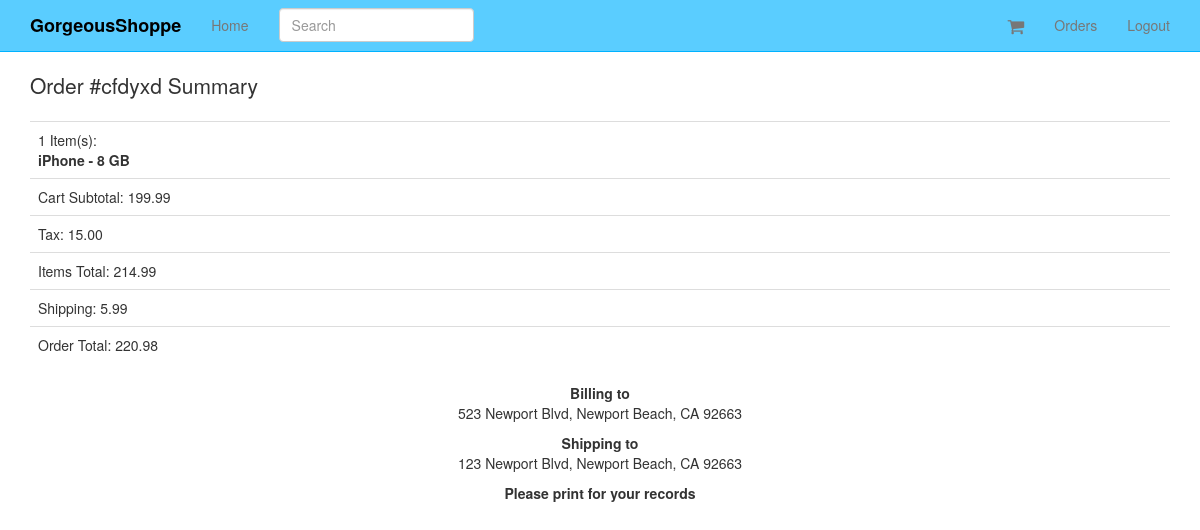
/orders/38/ (signed in), run on the app's committed database.
### orders/models.py (models this page shows, shortened)
class Order(models.Model):
	status = models.CharField(max_length=120, choices=ORDER_STATUS_CHOICES, default='created')
	cart = models.ForeignKey(Cart)
	user = models.ForeignKey(UserCheckout, null=True)
	billing_address = models.ForeignKey(UserAddress, related_name='billing_address', null=True)
	shipping_address = models.ForeignKey(UserAddress, related_name='shipping_address', null=True)
	shipping_total_price = models.DecimalField(max_digits=50, decimal_places=2, default=5.99)
	order_total = models.DecimalField(max_digits=50, decimal_places=2, )
	order_id = models.CharField(max_length=20, null=True, blank=True)
	class Meta:
		ordering = ['-id']

class UserAddress(models.Model):
	user = models.ForeignKey(UserCheckout)
	type = models.CharField(max_length=120, choices=ADDRESS_TYPE)
	street = models.CharField(max_length=120)
	city = models.CharField(max_length=120)
	state = models.CharField(max_length=120)
	zipcode = models.CharField(max_length=120)
	def get_address(self):
		return "%s, %s, %s %s" %(self.street, self.city, self.state, self.zipcode)

### carts/models.py (models this page shows)
class Cart(models.Model):
	user = models.ForeignKey(settings.AUTH_USER_MODEL, null=True, blank=True)
	items = models.ManyToManyField(Variation, through=CartItem)
	timestamp = models.DateTimeField(auto_now_add=True, auto_now=False)
	updated = models.DateTimeField(auto_now_add=False, auto_now=True)
	subtotal = models.DecimalField(max_digits=50, decimal_places=2, default=25.00)
	tax_percentage  = models.DecimalField(max_digits=10, decimal_places=5, default=0.085)
	tax_total = models.DecimalField(max_digits=50, decimal_places=2, default=25.00)
	total = models.DecimalField(max_digits=50, decimal_places=2, default=25.00)
	def __unicode__(self):
		return str(self.id)
	def update_subtotal(self):
		print "updating..."
		subtotal = 0
		items = self.cartitem_set.all()
		for item in items:
			subtotal += item.line_item_total
		self.subtotal = "%.2f" %(subtotal)
		self.save()

class CartItem(models.Model):
	cart = models.ForeignKey("Cart")
	item = models.ForeignKey(Variation)
	quantity = models.PositiveIntegerField(default=1)
	line_item_total = models.DecimalField(max_digits=10, decimal_places=2)
	def __unicode__(self):
		return self.item.title
	def remove(self):
		return self.item.remove_from_cart()

### products/models.py (models this page shows, shortened)
class Variation(models.Model):
	product = models.ForeignKey(Product)
	title = models.CharField(max_length=120)
	price = models.DecimalField(decimal_places=2, max_digits=20)
	sale_price = models.DecimalField(decimal_places=2, max_digits=20, null=True, blank=True)
	active = models.BooleanField(default=True)
	inventory = models.IntegerField(null=True, blank=True) #refer none == unlimited amount
	def get_title(self):
		return "%s - %s" %(self.product.title, self.title)

class Product(models.Model):
	title = models.CharField(max_length=120)
	description = models.TextField(blank=True, null=True)
	price = models.DecimalField(decimal_places=2, max_digits=20)
	active = models.BooleanField(default=True)
	categories = models.ManyToManyField('Category', blank=True)
	default = models.ForeignKey('Category', related_name='default_category', null=True, blank=True)
	objects = ProductManager()
	class Meta:
		ordering = ["-title"]

### orders/views.py (the view)
# urls.py: url(r'^orders/(?P<pk>\d+)/$', OrderDetail.as_view(), name='order_detail'),
class OrderDetail(DetailView):
	model = Order
	def dispatch(self, request, *args, **kwargs):
		try:
			user_check_id = self.request.session.get("user_checkout_id")
			user_checkout = UserCheckout.objects.get(id=user_check_id)
		except UserCheckout.DoesNotExist:
			user_checkout = UserCheckout.objects.get(user=request.user)
		except:
			user_checkout = None
		obj = self.get_object()
		if obj.user == user_checkout and user_checkout is not None:
			return super(OrderDetail, self).dispatch(request, *args, **kwargs)
		else:
			raise Http404

### orders/templates/orders/order_detail.html
{% extends "base.html" %}
{% block content %}
{% include "orders/order_summary_short.html" with order=order %}
<p><b>Please print for your records</b></p>
{% endblock %}

### orders/templates/orders/order_summary_short.html
<p class='lead'>
Order {% if order.order_id %}#{{ order.order_id }}{% endif %} Summary</p>
<table class='table'>
<tr><td>{{ order.cart.cartitem_set.count }} Item(s): <br/>{% for i in order.cart.cartitem_set.all %}
<b>{{ i.item.get_title }}</b><br/>
{% endfor %}</td></tr>
<tr><td>Cart Subtotal: {{ order.cart.subtotal }}</td></tr>
<tr><td>Tax: {{ order.cart.tax_total }}</td></tr>
<tr><td>Items Total: {{ order.cart.total }}</td></tr>
<tr><td>Shipping: {{ order.shipping_total_price }}</td></tr>
<tr><td>Order Total: {{ order.order_total }}</td></tr>
</table>
</div>
<div class='col-sm-4 col-sm-offset-4 text-center'>
<p><b>Billing to</b>
<br/>
{{ order.billing_address.get_address }}
<p>
<p><b>Shipping to</b>
<br/>
{{ order.shipping_address.get_address }}
<p>

### static_in_pro/our_static/css/navbar-static-top.css (style rules this page uses)
body { min-height: 1000px; }

### data on the page
Order: order_id "cfdyxd", cart.cartitem_set.count "1", cart.subtotal "199.99", cart.tax_total "15.00", cart.total "214.99", shipping_total_price "5.99", order_total "220.98", billing_address.get_address "523 Newport Blvd, Newport Beach, CA 92663", shipping_address.get_address "123 Newport Blvd, Newport Beach, CA 92663"
CartItem: item.get_title "iPhone - 8 GB"
